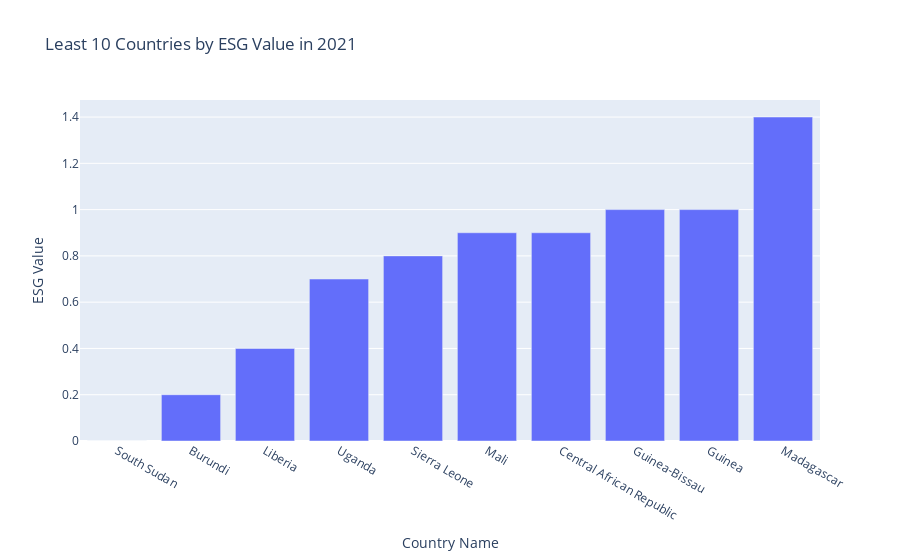

The cell this chart's notebook holds for it:
### Code cell
# Least 10 countries by ESG value in 2021
least_countries_2021 = data_cleaned[['Country Name', '2021']].dropna()
least_countries_2021 = least_countries_2021.sort_values(by='2021', ascending=True).head(10)
fig_least = px.bar(least_countries_2021, x='Country Name', y='2021', 
                   title='Least 10 Countries by ESG Value in 2021')
fig_least.update_layout(xaxis_title='Country Name', yaxis_title='ESG Value')
fig_least.show()

### Figure 1 — Plotly figure (JSON) as saved in the notebook; plotly's stock layout.template omitted (floating-point values rounded to 4 significant figures)
{"data": [{"alignmentgroup": "True", "hovertemplate": "Country Name=%{x}<br>2021=%{y}<extra></extra>", "legendgroup": "", "marker": {"color": "#636efa", "pattern": {"shape": ""}}, "name": "", "offsetgroup": "", "orientation": "v", "showlegend": false, "textposition": "auto", "type": "bar", "x": ["South Sudan", "Burundi", "Liberia", "Uganda", "Sierra Leone", "Mali", "Central African Republic", "Guinea-Bissau", "Guinea", "Madagascar"], "xaxis": "x", "y": [0, 0.2, 0.4, 0.7, 0.8, 0.9, 0.9, 1, 1, 1.4], "yaxis": "y"}], "layout": {"barmode": "relative", "legend": {"tracegroupgap": 0}, "title": {"text": "Least 10 Countries by ESG Value in 2021"}, "xaxis": {"anchor": "y", "domain": [0, 1], "title": {"text": "Country Name"}}, "yaxis": {"anchor": "x", "domain": [0, 1], "title": {"text": "ESG Value"}}}}
